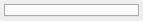
<?xml version="1.0" encoding="UTF-8"?>
<ui version="4.0">
 <class>SpeciesSiteWidget</class>
 <widget class="QWidget" name="SpeciesSiteWidget">
  <property name="geometry">
   <rect>
    <x>0</x>
    <y>0</y>
    <width>143</width>
    <height>21</height>
   </rect>
  </property>
  <property name="sizePolicy">
   <sizepolicy hsizetype="Minimum" vsizetype="Minimum">
    <horstretch>0</horstretch>
    <verstretch>0</verstretch>
   </sizepolicy>
  </property>
  <property name="font">
   <font>
    <pointsize>10</pointsize>
   </font>
  </property>
  <property name="windowTitle">
   <string>Form</string>
  </property>
  <layout class="QVBoxLayout" name="verticalLayout">
   <property name="spacing">
    <number>4</number>
   </property>
   <property name="leftMargin">
    <number>4</number>
   </property>
   <property name="topMargin">
    <number>4</number>
   </property>
   <property name="rightMargin">
    <number>4</number>
   </property>
   <property name="bottomMargin">
    <number>4</number>
   </property>
   <item>
    <widget class="QTabWidget" name="SpeciesTabs">
     <property name="sizePolicy">
      <sizepolicy hsizetype="Minimum" vsizetype="Minimum">
       <horstretch>0</horstretch>
       <verstretch>0</verstretch>
      </sizepolicy>
     </property>
    </widget>
   </item>
  </layout>
 </widget>
 <resources>
  <include location="../main.qrc"/>
 </resources>
 <connections/>
</ui>
